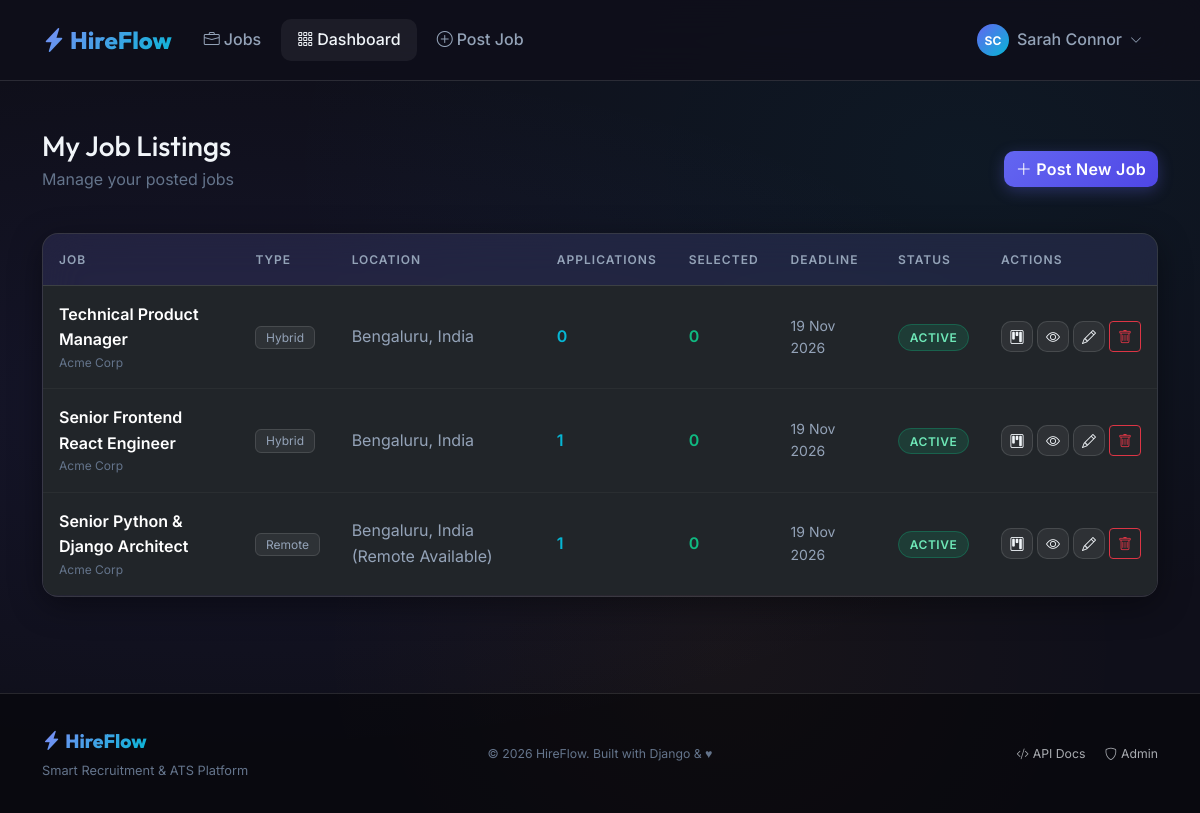
The app's page /dashboard/recruiter/jobs/ (signed in) with its own data.
### accounts/models.py (models this page shows, shortened)
class CustomUser(AbstractUser):
    ROLE_CHOICES = [
        ('admin', 'Admin'),
        ('recruiter', 'Recruiter'),
        ('applicant', 'Applicant'),
    ]
    role = models.CharField(max_length=20, choices=ROLE_CHOICES, default='applicant')
    email = models.EmailField(unique=True)
    USERNAME_FIELD = 'email'
    REQUIRED_FIELDS = ['username', 'first_name', 'last_name']
    @property
    def is_admin(self):
        return self.role == 'admin'
    @property
    def is_recruiter(self):
        return self.role == 'recruiter'
    @property
    def is_applicant(self):
        return self.role == 'applicant'
    def get_full_name(self):
        return f'{self.first_name} {self.last_name}'.strip() or self.username

### jobs/models.py (models this page shows, shortened)
class Job(models.Model):
    TYPE_CHOICES = [
        ('full_time', 'Full Time'),
        ('part_time', 'Part Time'),
        ('contract', 'Contract'),
        ('internship', 'Internship'),
        ('remote', 'Remote'),
        ('hybrid', 'Hybrid'),
    ]
    EXPERIENCE_CHOICES = [
        ('entry', 'Entry Level (0-2 yrs)'),
        ('mid', 'Mid Level (2-5 yrs)'),
        ('senior', 'Senior Level (5+ yrs)'),
        ('lead', 'Lead / Manager'),
    ]
    STATUS_CHOICES = [
        ('draft', 'Draft'),
        ('active', 'Active'),
        ('closed', 'Closed'),
        ('paused', 'Paused'),
    ]
    recruiter = models.ForeignKey(
        settings.AUTH_USER_MODEL,
        on_delete=models.CASCADE,
        related_name='posted_jobs',
        limit_choices_to={'role__in': ['recruiter', 'admin']},
    )
    category = models.ForeignKey(JobCategory, on_delete=models.SET_NULL, null=True, related_name='jobs')
    title = models.CharField(max_length=200)
    company = models.CharField(max_length=200)
    company_logo = models.ImageField(upload_to='company_logos/', blank=True, null=True)
    location = models.CharField(max_length=150)
    job_type = models.CharField(max_length=20, choices=TYPE_CHOICES, default='full_time')
    experience_level = models.CharField(max_length=20, choices=EXPERIENCE_CHOICES, default='mid')
    description = models.TextField()
    requirements = models.TextField()
    responsibilities = models.TextField(blank=True)
    salary_min = models.PositiveIntegerField(null=True, blank=True, help_text='Monthly salary in INR')
    salary_max = models.PositiveIntegerField(null=True, blank=True)
    skills_required = models.TextField(help_text='Comma-separated skills')
    vacancies = models.PositiveIntegerField(default=1)
    deadline = models.DateField()
    status = models.CharField(max_length=20, choices=STATUS_CHOICES, default='active')
    is_featured = models.BooleanField(default=False)
    views_count = models.PositiveIntegerField(default=0)
    created_at = models.DateTimeField(auto_now_add=True)
    updated_at = models.DateTimeField(auto_now=True)
    class Meta:
        ordering = ['-is_featured', '-created_at']
    @property
    def is_expired(self):
        return self.deadline < timezone.now().date()

### dashboard/views.py (the view)
# urls.py: path('recruiter/jobs/', views.recruiter_jobs, name='recruiter_jobs'),
@role_required('recruiter', 'admin')
def recruiter_jobs(request):
    my_jobs = Job.objects.filter(recruiter=request.user).annotate(
        app_count=Count('applications'),
        selected_count=Count('applications', filter=Q(applications__status='selected')),
    ).order_by('-created_at')
    return render(request, 'dashboard/recruiter/jobs.html', {'my_jobs': my_jobs})

### dashboard/views.py (called while the page is built)
def role_required(*roles):
    from functools import wraps
    def decorator(view_func):
        @wraps(view_func)
        def _wrapped(request, *args, **kwargs):
            if not request.user.is_authenticated:
                from django.conf import settings
                return redirect(settings.LOGIN_URL + f'?next={request.path}')
            if request.user.role not in roles:
                return HttpResponseForbidden('You do not have permission to access this page.')
            return view_func(request, *args, **kwargs)
        return _wrapped
    return decorator

### templates/dashboard/recruiter/jobs.html (shortened to what this page needs)
{% extends 'base.html' %}
{% block content %}
<div class="container py-5">
  <div class="d-flex justify-content-between align-items-center mb-4">
    <div>
      <h1 class="h3 mb-1">My Job Listings</h1>
      <p style="color:var(--text-muted);">Manage your posted jobs</p>
    </div>
    <a href="{% url 'jobs:create' %}" class="btn btn-primary">
      <i class="bi bi-plus-lg me-1"></i>Post New Job
    </a>
  </div>
  {% if my_jobs %}
  <div class="glass-card-static overflow-hidden">
    <table class="table table-dark-custom mb-0">
      <thead>
        <tr>
          <th>Job</th>
          <th>Type</th>
          <th>Location</th>
          <th>Applications</th>
          <th>Selected</th>
          <th>Deadline</th>
          <th>Status</th>
          <th>Actions</th>
        </tr>
      </thead>
      <tbody>
        {% for job in my_jobs %}
        <tr>
          <td>
            <div style="font-weight:600;">{{ job.title }}</div>
            <div style="color:var(--text-muted);font-size:0.75rem;">{{ job.company }}</div>
          </td>
          <td><span class="job-tag">{{ job.get_job_type_display }}</span></td>
          <td style="color:var(--text-secondary);">{{ job.location }}</td>
          <td><span style="color:var(--secondary);font-weight:600;">{{ job.app_count }}</span></td>
          <td><span style="color:var(--success);font-weight:600;">{{ job.selected_count }}</span></td>
          <td style="color:{% if job.is_expired %}var(--danger){% else %}var(--text-secondary){% endif %};font-size:0.875rem;">
            {{ job.deadline|date:"d M Y" }}
          </td>
          <td>
            <span class="badge-status {% if job.status == 'active' %}status-selected{% elif job.status == 'closed' %}status-rejected{% else %}status-applied{% endif %}">
              {{ job.get_status_display }}
            </span>
          </td>
          <td>
            <div class="d-flex gap-1">
              <a href="{% url 'dashboard:recruiter_pipeline' job.pk %}" class="btn btn-secondary-glass btn-sm" title="Pipeline">
                <i class="bi bi-kanban"></i>
              </a>
              <a href="{% url 'jobs:detail' job.pk %}" class="btn btn-secondary-glass btn-sm" title="View">
                <i class="bi bi-eye"></i>
              </a>
              <a href="{% url 'jobs:edit' job.pk %}" class="btn btn-secondary-glass btn-sm" title="Edit">
                <i class="bi bi-pencil"></i>
              </a>
              <a href="{% url 'jobs:delete' job.pk %}" class="btn btn-sm btn-outline-danger" title="Delete"
                 data-confirm="Delete '{{ job.title }}'? This cannot be undone.">
                <i class="bi bi-trash"></i>
              </a>
            </div>
          </td>
        </tr>
        {% endfor %}
      </tbody>
    </table>
  </div>
  {% endif %}
</div>
{% endblock %}

### templates/base.html (shortened to what this page needs)
{% load static %}
<!DOCTYPE html>
<html lang="en" data-bs-theme="dark">
<head>
  <link href="https://cdn.jsdelivr.net/npm/bootstrap@5.3.2/dist/css/bootstrap.min.css" rel="stylesheet">
  <link rel="stylesheet" href="https://cdn.jsdelivr.net/npm/bootstrap-icons@1.11.3/font/bootstrap-icons.min.css">
  <link rel="stylesheet" href="{% static 'css/main.css' %}">
</head>
<body>
  <nav class="navbar navbar-expand-lg">
    <div class="container">
      <a class="navbar-brand" href="{% url 'jobs:list' %}">
        <i class="bi bi-lightning-charge-fill me-1"></i>HireFlow
      </a>
      <div class="collapse navbar-collapse" id="navMain">
        <ul class="navbar-nav me-auto gap-1">
          <li class="nav-item">
            <a class="nav-link {% if request.resolver_match.namespace == 'jobs' and request.resolver_match.url_name == 'list' %}active{% endif %}"
               href="{% url 'jobs:list' %}">
              <i class="bi bi-briefcase me-1"></i>Jobs
            </a>
          </li>
          {% if user.is_authenticated %}
          <li class="nav-item">
            <a class="nav-link {% if request.resolver_match.namespace == 'dashboard' %}active{% endif %}"
               href="{% url 'dashboard:home' %}">
              <i class="bi bi-grid-3x3-gap me-1"></i>Dashboard
            </a>
          </li>
          {% if user.is_recruiter or user.is_admin %}
          <li class="nav-item">
            <a class="nav-link" href="{% url 'jobs:create' %}">
              <i class="bi bi-plus-circle me-1"></i>Post Job
            </a>
          </li>
          {% endif %}
          {% endif %}
        </ul>
        <ul class="navbar-nav gap-2 align-items-center">
          {% if user.is_authenticated %}
            <li class="nav-item dropdown">
              <a class="nav-link d-flex align-items-center gap-2" href="#" data-bs-toggle="dropdown">
                <div class="avatar-circle" style="width:32px;height:32px;font-size:0.75rem;">
                  {{ user.first_name|first|upper }}{{ user.last_name|first|upper }}
                </div>
                <span class="d-none d-md-inline">{{ user.get_full_name }}</span>
                <i class="bi bi-chevron-down" style="font-size:0.75rem;"></i>
              </a>
            </li>
          {% endif %}
        </ul>
      </div>
    </div>
  </nav>
  <main>
    {% block content %}{% endblock %}
  </main>
  <footer class="mt-5">
    <div class="container">
      <div class="row align-items-center">
        <div class="col-md-4">
          <span class="navbar-brand mb-0" style="font-size:1.2rem;">
            <i class="bi bi-lightning-charge-fill me-1"></i>HireFlow
          </span>
          <p class="mt-1 mb-0" style="color:var(--text-muted);font-size:0.8rem;">Smart Recruitment & ATS Platform</p>
        </div>
        <div class="col-md-4 text-center">
          <small style="color:var(--text-muted);">
            &copy; {% now "Y" %} HireFlow. Built with Django & ♥
          </small>
        </div>
        <div class="col-md-4 text-end">
          <a href="{% url 'api:api-root' %}" class="text-muted text-decoration-none small me-3">
            <i class="bi bi-code-slash me-1"></i>API Docs
          </a>
          <a href="/admin/" class="text-muted text-decoration-none small">
            <i class="bi bi-shield me-1"></i>Admin
          </a>
        </div>
      </div>
    </div>
  </footer>
</body>
</html>

### static/css/main.css (style rules this page uses)
:root { --primary: #6366f1; --primary-dark: #4f46e5; --primary-light: #818cf8; --secondary: #06b6d4; --accent: #f59e0b; --success: #10b981; --danger: #ef4444; --warning: #f59e0b; --info: #3b82f6; --bg-dark: #0f0f1a; --bg-card: rgba(255, 255, 255, 0.04); --bg-card-hover: rgba(255, 255, 255, 0.08); --bg-glass: rgba(255, 255, 255, 0.06); --border-glass: rgba(255, 255, 255, 0.12); --text-primary: #f1f5f9; --text-secondary: #94a3b8; --text-muted: #64748b; --radius: 16px; --radius-sm: 10px; --radius-lg: 24px; --shadow-card: 0 8px 32px rgba(0, 0, 0, 0.4); --shadow-hover: 0 20px 60px rgba(99, 102, 241, 0.2); --transition: all 0.3s cubic-bezier(0.4, 0, 0.2, 1); }
*, *::before, *::after { box-sizing: border-box; margin: 0; padding: 0; }
html { scroll-behavior: smooth; }
body { font-family: 'Inter', sans-serif; background-color: var(--bg-dark); background-image: radial-gradient(ellipse at 20% 50%, rgba(99, 102, 241, 0.08) 0%, transparent 60%), radial-gradient(ellipse at 80% 20%, rgba(6, 182, 212, 0.06) 0%, transparent 50%), radial-gradient(ellipse at 60% 80%, rgba(245, 158, 11, 0.04) 0%, transparent 40%); background-attachment: fixed; color: var(--text-primary); min-height: 100vh; line-height: 1.6; }
h1, h2, h3, h4, h5, h6 { font-family: 'Outfit', sans-serif; font-weight: 700; }
.navbar { background: rgba(15, 15, 26, 0.85) !important; backdrop-filter: blur(20px); -webkit-backdrop-filter: blur(20px); border-bottom: 1px solid var(--border-glass); padding: 1rem 0; position: sticky; top: 0; z-index: 1000; }
.navbar-brand { font-family: 'Outfit', sans-serif; font-weight: 800; font-size: 1.5rem; background: linear-gradient(135deg, var(--primary-light), var(--secondary)); -webkit-background-clip: text; -webkit-text-fill-color: transparent; background-clip: text; }
.nav-link { color: var(--text-secondary) !important; font-weight: 500; transition: var(--transition); padding: 0.5rem 1rem !important; border-radius: var(--radius-sm); }
.nav-link:hover, .nav-link.active { color: var(--text-primary) !important; background: var(--bg-glass); }
.glass-card-static { background: var(--bg-card); border: 1px solid var(--border-glass); border-radius: var(--radius); backdrop-filter: blur(20px); box-shadow: var(--shadow-card); }
.btn-primary { background: linear-gradient(135deg, var(--primary), var(--primary-dark)); border: none; border-radius: var(--radius-sm); font-weight: 600; letter-spacing: 0.3px; transition: var(--transition); box-shadow: 0 4px 15px rgba(99, 102, 241, 0.3); }
.btn-secondary-glass { background: var(--bg-glass); border: 1px solid var(--border-glass); color: var(--text-primary); border-radius: var(--radius-sm); font-weight: 500; transition: var(--transition); }
.badge-status { padding: 0.4em 0.9em; border-radius: 50px; font-size: 0.75rem; font-weight: 600; letter-spacing: 0.5px; text-transform: uppercase; }
.status-selected { background: rgba(16, 185, 129, 0.15); color: #6ee7b7; border: 1px solid rgba(16,185,129,0.3); }
.job-tag { background: rgba(255,255,255,0.06); border: 1px solid var(--border-glass); border-radius: 6px; padding: 0.2rem 0.6rem; font-size: 0.75rem; color: var(--text-secondary); }
.table-dark-custom { color: var(--text-primary); }
.table-dark-custom thead th { background: rgba(99,102,241,0.1); color: var(--text-secondary); font-size: 0.75rem; font-weight: 600; text-transform: uppercase; letter-spacing: 1px; border-bottom: 1px solid var(--border-glass); padding: 1rem; }
.table-dark-custom tbody td { border-bottom: 1px solid rgba(255,255,255,0.04); padding: 1rem; vertical-align: middle; }
.avatar-circle { width: 40px; height: 40px; border-radius: 50%; background: linear-gradient(135deg, var(--primary), var(--secondary)); display: flex; align-items: center; justify-content: center; font-weight: 700; color: white; font-size: 0.875rem; flex-shrink: 0; }
footer { background: rgba(0,0,0,0.4); border-top: 1px solid var(--border-glass); padding: 2rem 0; color: var(--text-muted); font-size: 0.875rem; }

### records on screen
CustomUser: first_name|first "S", last_name|first "C", get_full_name "Sarah Connor"
Job: title "Technical Product Manager", company "Acme Corp", job_type "Hybrid", location "Bengaluru, India", app_count "0", selected_count "0", deadline "19 Nov 2026", status "ACTIVE"
Job: title "Senior Frontend React Engineer", company "Acme Corp", job_type "Hybrid", location "Bengaluru, India", app_count "1", selected_count "0", deadline "19 Nov 2026", status "ACTIVE"
Job: title "Senior Python & Django Architect", company "Acme Corp", job_type "Remote", location "Bengaluru, India (Remote Available)", app_count "1", selected_count "0", deadline "19 Nov 2026", status "ACTIVE"
